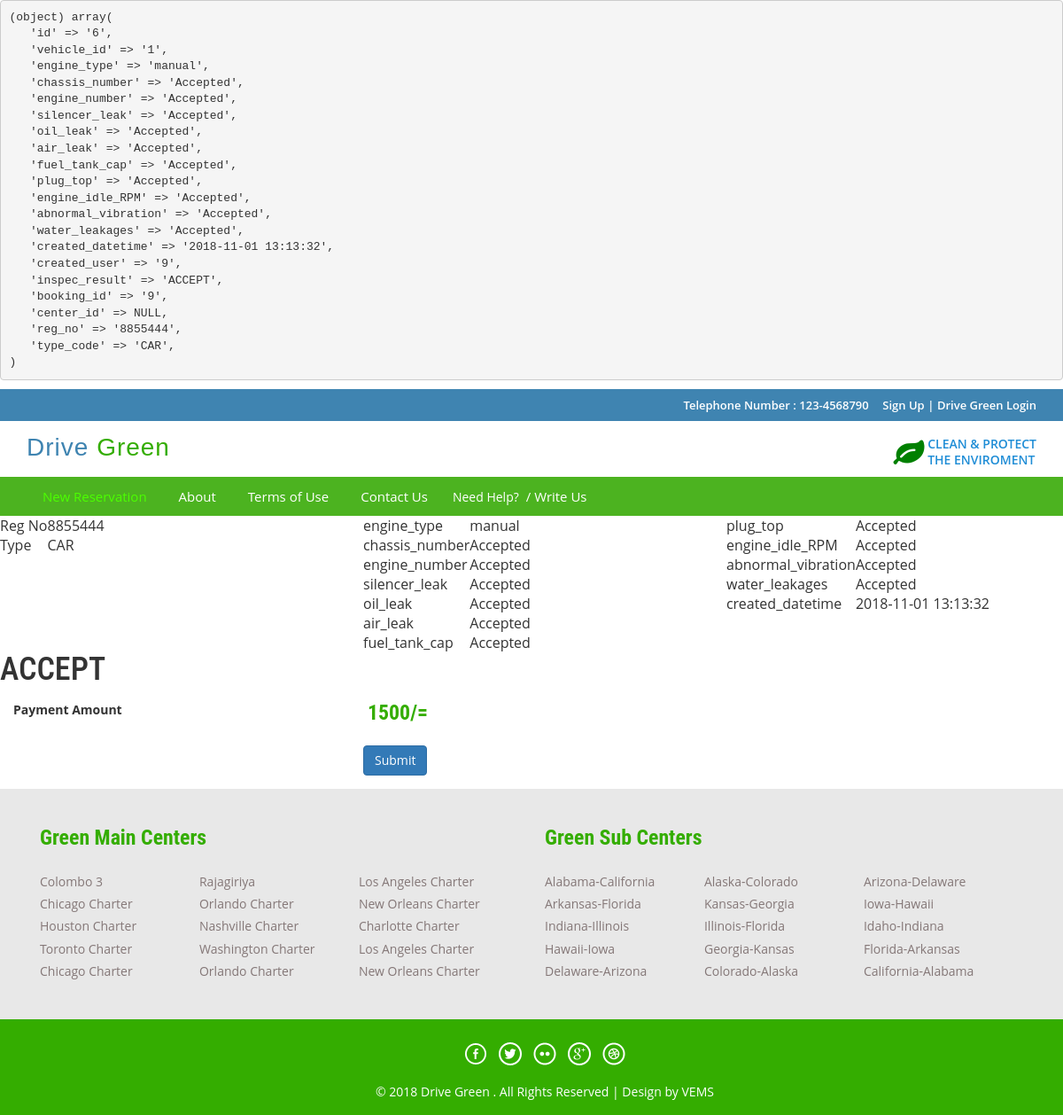
The app's page /Payment_Controller/loadPayment/6 with its own data.
### tables this page shows
CREATE TABLE `dg_inspection` (
  `id` int(5) NOT NULL AUTO_INCREMENT,
  `vehicle_id` int(5) DEFAULT NULL,
  `engine_type` varchar(10) DEFAULT NULL,
  `chassis_number` varchar(20) DEFAULT NULL,
  `engine_number` varchar(20) DEFAULT NULL,
  `silencer_leak` varchar(20) DEFAULT NULL,
  `oil_leak` varchar(20) DEFAULT NULL,
  `air_leak` varchar(20) DEFAULT NULL,
  `fuel_tank_cap` varchar(20) DEFAULT NULL,
  `plug_top` varchar(20) DEFAULT NULL,
  `engine_idle_RPM` varchar(20) DEFAULT NULL,
  `abnormal_vibration` varchar(20) DEFAULT NULL,
  `water_leakages` varchar(20) DEFAULT NULL,
  `created_datetime` timestamp NULL DEFAULT current_timestamp(),
  `created_user` int(5) DEFAULT NULL,
  `inspec_result` varchar(20) DEFAULT NULL,
  `booking_id` int(5) DEFAULT 0,
  `center_id` int(5) DEFAULT NULL,
  PRIMARY KEY (`id`),
  KEY `FK_dg_inspection_engine` (`engine_type`),
  KEY `FK_dg_inspection_user` (`created_user`),
  KEY `FK_dg_inspection_booking` (`booking_id`),
  CONSTRAINT `FK_dg_inspection_booking` FOREIGN KEY (`booking_id`) REFERENCES `dg_booking` (`id`),
  CONSTRAINT `FK_dg_inspection_engine` FOREIGN KEY (`engine_type`) REFERENCES `dg_engine` (`engine_type`),
  CONSTRAINT `FK_dg_inspection_user` FOREIGN KEY (`created_user`) REFERENCES `dg_user` (`id`)
);

CREATE TABLE `dg_vehicle` (
  `id` int(5) NOT NULL AUTO_INCREMENT,
  `manufac_year` int(5) DEFAULT NULL,
  `stroke` int(5) DEFAULT NULL,
  `reg_no` varchar(30) DEFAULT NULL,
  `type_code` varchar(10) DEFAULT NULL,
  `fual_type` varchar(10) DEFAULT NULL,
  `brand_code` varchar(10) DEFAULT NULL,
  `customer_id` int(5) DEFAULT NULL,
  `created_datetime` timestamp NULL DEFAULT current_timestamp(),
  `created_userid` int(5) DEFAULT NULL,
  PRIMARY KEY (`id`),
  KEY `FK_dg_vehicle_fual` (`fual_type`),
  KEY `FK_dg_vehicle_brand` (`brand_code`),
  KEY `FK_dg_vehicle_type` (`type_code`),
  CONSTRAINT `FK_dg_vehicle_brand` FOREIGN KEY (`brand_code`) REFERENCES `dg_vehicle_brand` (`brand_code`),
  CONSTRAINT `FK_dg_vehicle_fual` FOREIGN KEY (`fual_type`) REFERENCES `dg_fual` (`fual_type`),
  CONSTRAINT `FK_dg_vehicle_type` FOREIGN KEY (`type_code`) REFERENCES `dg_vehicle_type` (`type_code`)
);

### index.php (called while the page is built, shortened)
<?php
require_once BASEPATH.'core/CodeIgniter.php';

### application/models/Inspection.php (called while the page is built, shortened)
<?php
class Inspection extends MY_Model {
    public function getInspectionDetail($inspection_id) {
        $this->db->select('dg_inspection.*,dg_vehicle.reg_no,dg_vehicle.type_code');
        $this->db->from('dg_inspection');
        $this->db->join('dg_vehicle', 'dg_vehicle.id = dg_inspection.vehicle_id');
        $where = " dg_inspection.id = '" . $inspection_id . "'";
        $this->db->where($where);
        $query = $this->db->get();
        if ($query->num_rows() > 0) {
            return $query->result();
        } else {
            return FALSE;
        }
    }
}

### application/views/staff/payment.php (the view, shortened to what this page needs)
<!DOCTYPE HTML>
<html>
    <head>
    </head>
    <body>
        <div class="top-header">
        </div>
        <div class="header">
        </div>
        <div class="footer-btm wow fadeInLeft animated" data-wow-delay=".5s">
            <div class="container">
                <div class="navigation">
                    <nav class="navbar navbar-default">
                        <div class="collapse navbar-collapse nav-wil" id="bs-example-navbar-collapse-1">
                            <nav class="cl-effect-1">
                            </nav>
                        </div>
                    </nav>
                </div>
            </div>
        </div>
        <div class="row">
            <div class="col-md-4">
                <table border="0">
                    <tbody>
                        <tr>
                            <td>Reg No</td>
                            <td><?= $inspectionDetail->reg_no ?></td>
                        </tr>
                        <tr>
                            <td>Type</td>
                            <td><?= $inspectionDetail->type_code ?></td>
                        </tr>
                    </tbody>
                </table>
            </div>
            <div class="col-md-4">
                <table border="0">
                    <tbody>
                        <tr>
                            <td>engine_type</td>
                            <td><?= $inspectionDetail->engine_type ?></td>
                        </tr>
                        <tr>
                            <td>chassis_number</td>
                            <td><?= $inspectionDetail->chassis_number ?></td>
                        </tr>
                        <tr>
                            <td>engine_number</td>
                            <td><?= $inspectionDetail->engine_number ?></td>
                        </tr>
                        <tr>
                            <td>silencer_leak</td>
                            <td><?= $inspectionDetail->silencer_leak ?></td>
                        </tr>
                        <tr>
                            <td>oil_leak</td>
                            <td><?= $inspectionDetail->oil_leak ?></td>
                        </tr>
                        <tr>
                            <td>air_leak</td>
                            <td><?= $inspectionDetail->air_leak ?></td>
                        </tr>
                        <tr>
                            <td>fuel_tank_cap</td>
                            <td><?= $inspectionDetail->fuel_tank_cap ?></td>
                        </tr>
                    </tbody>
                </table>
            </div>
            <div class="col-md-4">
                <table border="0">
                    <tbody>
                        <tr>
                            <td>plug_top</td>
                            <td><?= $inspectionDetail->plug_top ?></td>
                        </tr>
                        <tr>
                            <td>engine_idle_RPM</td>
                            <td><?= $inspectionDetail->engine_idle_RPM ?></td>
                        </tr>
                        <tr>
                            <td>abnormal_vibration</td>
                            <td><?= $inspectionDetail->abnormal_vibration ?></td>
                        </tr>
                        <tr>
                            <td>water_leakages</td>
                            <td><?= $inspectionDetail->water_leakages ?></td>
                        </tr>
                        <tr>
                            <td>created_datetime</td>
                            <td><?= $inspectionDetail->created_datetime ?></td>
                        </tr>
                    </tbody>
                </table>
            </div>
        </div>
        <?php if ($inspectionDetail->inspec_result == 'ACCEPT') {
            ?>
            <div class="row">
                <div class="col-md-12">
              <h1><?= $inspectionDetail->inspec_result ?> </h1>
                    <form action="<?= base_url('Payment_Controller/payment') ?>" method="post">
                        <div class="form-group">
                            <label for="text1" class="control-label col-xs-4">Payment Amount</label>
                            <div class="col-xs-8">
                                <h2><?= $charge_amount ?>/=</h2>
                            </div>
                        </div>
                        <div class="form-group row">
                            <div class="col-xs-offset-4 col-xs-8">
                                <button name="submit" type="submit" class="btn btn-primary">Submit</button>
                            </div>
                        </div>
                    </form>
                </div>
            </div>
        <?php } else if ($inspectionDetail->inspec_result == 'PAID') {
            ?>
        <div class="row">
            <div class="col-md-4"></div>
            <div class="col-md-4">
           <h1><?= $inspectionDetail->inspec_result ?> </h1>
                <form class="form-horizontal">
  <div class="form-group">
    <label for="text1" class="control-label col-xs-4">Paid amount</label>
    <div class="col-xs-8">
      <input id="text1" name="text1" type="text" class="form-control">
    </div>
  </div>
  <div class="form-group">
    <label for="text" class="control-label col-xs-4">RESULT</label>
    <div class="col-xs-8">
      <input id="text" name="text" type="text" class="form-control">
    </div>
  </div>
  <div class="form-group">
    <label for="s" class="control-label col-xs-4">Expire Date</label>
    <div class="col-xs-8">
      <input id="s" name="s" type="text" class="form-control">
    </div>
  </div>
  <div class="form-group row">
    <div class="col-xs-offset-4 col-xs-8">
      <button name="submit" type="submit" class="btn btn-primary">Submit</button>
    </div>
  </div>
</form></div>
            <div class="col-md-4"></div>
        </div>
            <?php }
        ?>
        <div class="footer-top">
            <div class="container">
            </div>
        </div>
        <div class="copy-right">
            <div class="container">
            </div>
        </div>
    </body>
</html>

### records on screen
dg_inspection: dg_vehicle.reg_no "8855444", dg_vehicle.type_code "CAR", engine_type "manual", chassis_number "Accepted", engine_number "Accepted", silencer_leak "Accepted", oil_leak "Accepted", air_leak "Accepted", fuel_tank_cap "Accepted", plug_top "Accepted", engine_idle_RPM "Accepted", abnormal_vibration "Accepted", water_leakages "Accepted", created_datetime "2018-11-01 13:13:32", inspec_result "ACCEPT"

### other values on screen
$charge_amount "1500"
